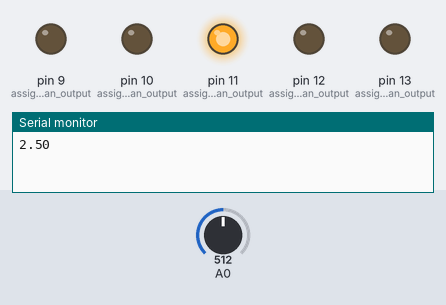
The sketch below on a simulated Arduino Uno, built with avr-gcc and run on an emulated ATmega328P. Shown: output pins drawn as LEDs (lit = HIGH), the last lines printed to the serial monitor. The inputs (shaded band) are chosen by the test bench; at power-on: A0 = 512.

Above: at 1.8 s.
1.9 s: A0 set to 605
4.2 s: A0 set to 621
At 7.2 s:
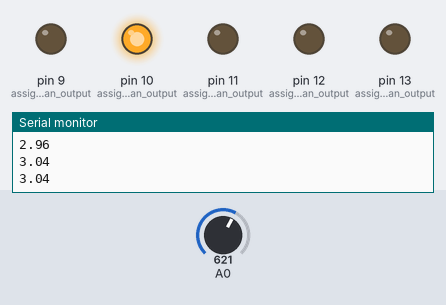
7.5 s: A0 set to 807
10.2 s: A0 set to 830
At 13.2 s:
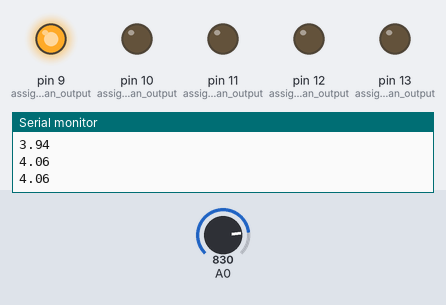
13.5 s: A0 set to 306
At 15.7 s:
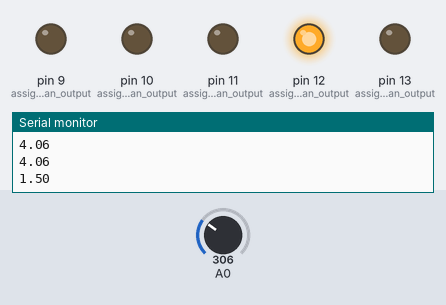
16.5 s: A0 set to 397
19.2 s: A0 set to 419
At 21.6 s:
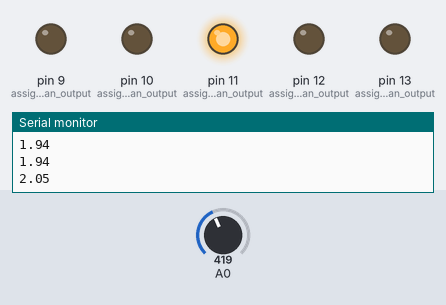
Timing chart, 0 to 23.1 s (numbered marks = the images above; inputs shaded):
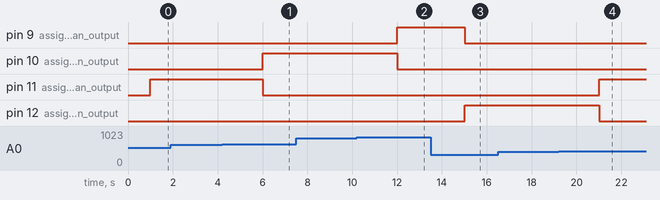

Measured:
- the behaviour switches between 613 and 614 on A0 (found by bisection; images 0 and 1)
- the behaviour switches between 818 and 819 on A0 (found by bisection; images 1 and 2)
- the behaviour switches between 409 and 410 on A0 (found by bisection; images 3 and 4)
- after the input at 4.2 s, pin 10 (assigns_pin_as_an_output): LOW → HIGH after 1.8 s; pin 11 (assigns_pin_as_an_output): HIGH → LOW after 1.8 s
- after the input at 10.2 s, pin 9 (assigns_pin_as_an_output): LOW → HIGH after 1.8 s; pin 10 (assigns_pin_as_an_output): HIGH → LOW after 1.8 s
- after the input at 13.5 s, pin 9 (assigns_pin_as_an_output): HIGH → LOW after 1.5 s; pin 12 (assigns_pin_as_an_output): LOW → HIGH after 1.5 s
- after the input at 19.2 s, pin 11 (assigns_pin_as_an_output): LOW → HIGH after 1.8 s; pin 12 (assigns_pin_as_an_output): HIGH → LOW after 1.8 s

The sketch:

Potentiometer_displays_voltage_5_LEDS_14_.ino
```cpp
//Goal: Demonstrating analog value through leds.
//Theme: if & else statements using analogRead to control digital output.
void setup() {

  Serial.begin(9600); // initialize serial communication at 9600 bits per second:
  pinMode(13, OUTPUT); //assigns pin as an output
  pinMode(12, OUTPUT); //assigns pin as an output
  pinMode(11, OUTPUT); //assigns pin as an output
  pinMode(10, OUTPUT); //assigns pin as an output
  pinMode(9, OUTPUT); //assigns pin as an output

}


void loop() {

  int sensorValue = analogRead(A0); //reads input from analog pin

  delay(1000);

  float voltage= sensorValue * (5.0 / 1023.0); //converts analog reading from 0-1023 to 0-5 to now demonstrate voltage and assignes new value as voltage
  Serial.println(voltage); //prints voltage reading to serial monitor

 if((voltage>0) && (voltage<1)){ //sets conditions for if statement
digitalWrite(13, HIGH); //assigns pin as output if conditions are met
  }
else {
 digitalWrite(13, LOW); //disables pin output if conditions are not met
}

if((voltage>1) && (voltage<2)){ //sets conditions for if statement
digitalWrite(12, HIGH); //assigns pin as output if conditions are met
  }
 else {
 digitalWrite(12, LOW); //disables pin output if conditions are not met
}
if((voltage>2) && (voltage<3)){
digitalWrite(11, HIGH); //assigns pin as output if conditions are met
  }
  else {
 digitalWrite(11, LOW); //disables pin output if conditions are not met
}
  if((voltage>3) && (voltage<4)){
digitalWrite(10, HIGH); //assigns pin as output if conditions are met
  }
  else {
 digitalWrite(10, LOW); //disables pin output if conditions are not met
}
  if((voltage>4) && (voltage<5)){
digitalWrite(9, HIGH); //assigns pin as output if conditions are met
  }
  else {
 digitalWrite(9, LOW); //disables pin output if conditions are not met
}

}
```
